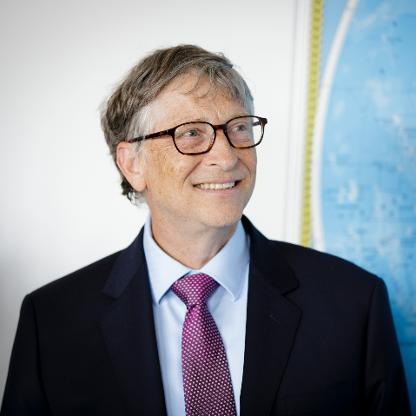
#> input picture opencv/bill.png, 416 x 416 px
$ python program3.py
#> lines starting #> are read from the running program, lines starting #| are printed output that depends on the picture; after the words box and inside, x2 and y2 are one past the last pixel; in counts of white or black regions, pixels touching at a corner belong together
import cv2
import numpy as np

image = cv2.imread('./bill.png')
#> image is the input picture: shape (416, 416, 3); mean B, G, R 150.8, 144.8, 140.3


#cropping
face = np.copy(image[50:230, 100:270])
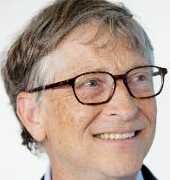
#> face: shape (180, 170, 3); mean B, G, R 149.8, 162.9, 183.7

image[:,:] = [0,225,0]
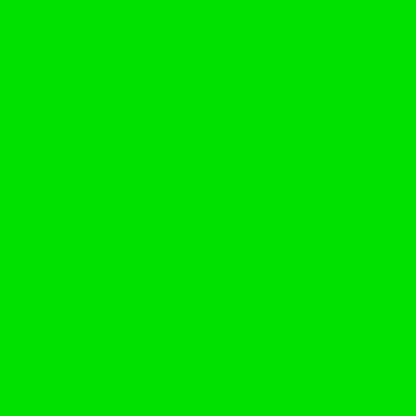
#> image: shape (416, 416, 3); mean B, G, R 0, 225, 0
image[50:230, 100:270] = face
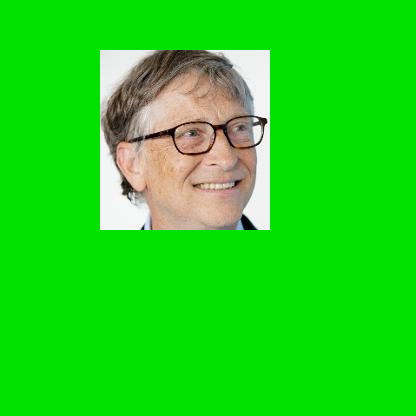
#> image: shape (416, 416, 3); 17.68% of pixels changed, all inside (x1, y1, x2, y2) = (100, 50, 270, 230)

cv2.imshow("bill", image)
cv2.imshow("bill face", face)

cv2.waitKey(0)
cv2.destroyAllWindows()

$ run again, with opencv/darkimage.png copied over opencv/bill.png
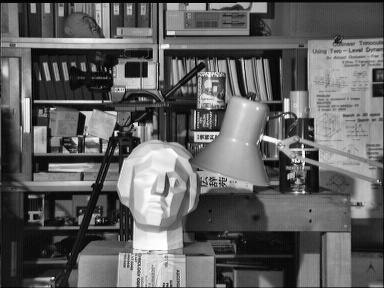
#> input picture opencv/darkimage.png, 384 x 288 px
#> image is the input picture: shape (288, 384, 3); min 0, max 255, mean 97.6
#> `face = np.copy(image[50:230, 100:270])`:
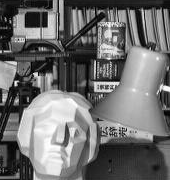
#> face: shape (180, 170, 3); min 0, max 255, mean 109.4
#> `image[50:230, 100:270] = face`:
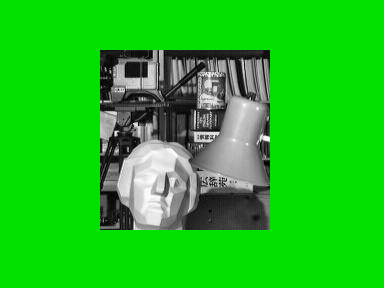
#> image: shape (288, 384, 3); mean B, G, R 30.3, 193, 30.3
